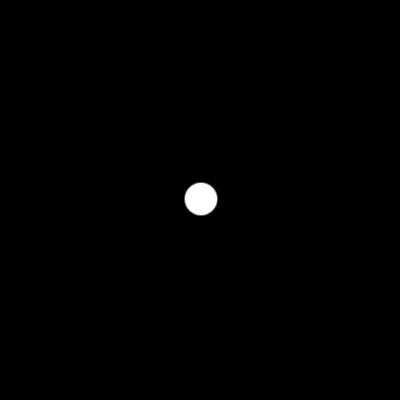
Frame 1 (no input)
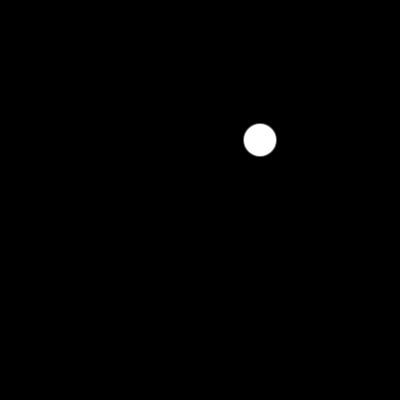
Frame 60 (no input)
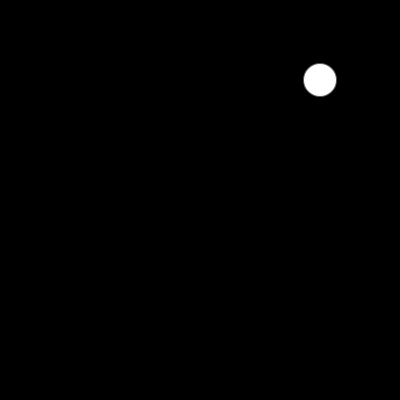
Frame 120 (the mouse pressed at the canvas centre since frame 60)

The p5.js sketch that drew these frames (run headless with seeded random() and noise() and a simulated clock; from frame 60 on, the mouse is pressed at the canvas centre):

// p5.js sketch
// ── sketch.js
function setup(){
    createCanvas(400,400);
    walker = new Walker(200,200);
    background(0);
}
function draw(){
    background(0);
    walker.update();
    walker.show();
}

// ── Testa.html
<!DOCTYPE html>
<html lang="en">
  <head>
    <script src="https://cdn.jsdelivr.net/npm/p5@1.0.0/lib/p5.js"></script>
    <link rel="stylesheet" type="text/css" href="style.css">
    <meta charset="utf-8" />
    
  </head>
  <body>
    <script src="walker.js"></script>
    <script src="sketch.js"></script>
  </body>
</html>

// ── walker.js
class Walker{
    constructor(x,y){
	this.pos = createVector(x,y);
	this.vel = createVector(1,-1);
    }
    update(){
	this.pos.x = this.pos.x + this.vel.x;//random(-1, 1);
	this.pos.y = this.pos.y + this.vel.y;//random(-1, 1);
    }
    show(){
	stroke(255, 100);
	strokeWeight(2);
	ellipse(this.pos.x, this.pos.y, 32);
	//point(this.pos.x, this.pos.y);
    }
}
